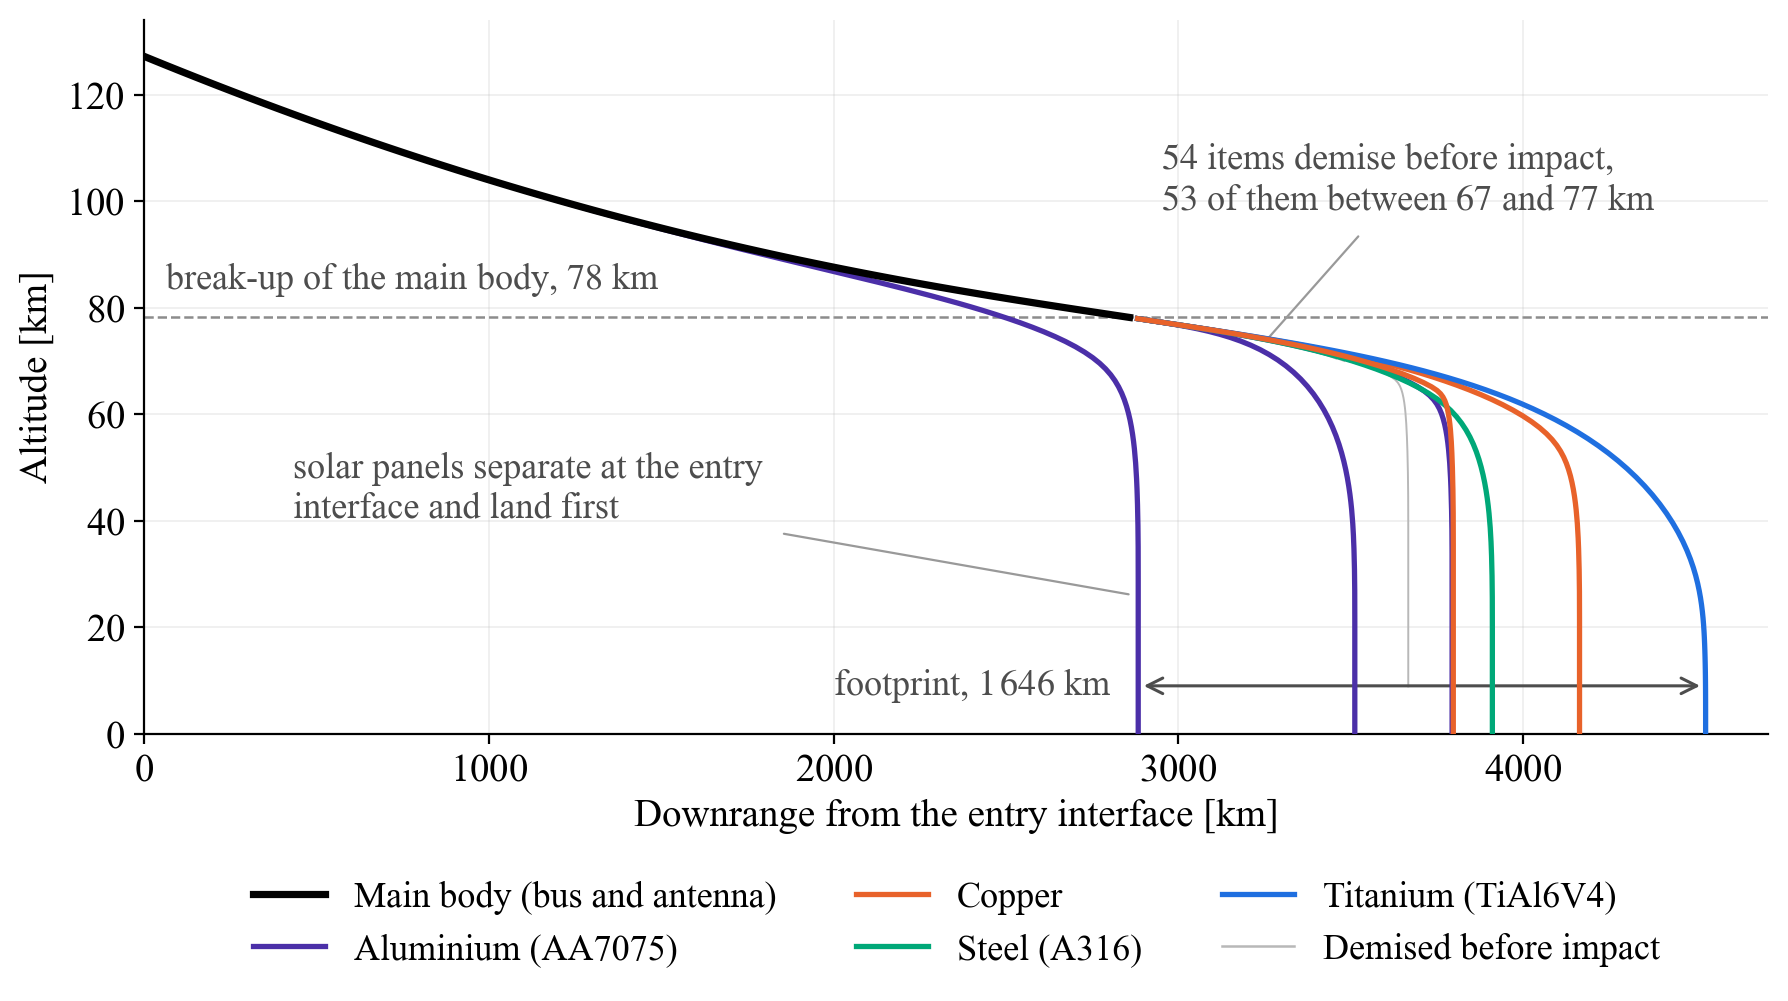

Reproduce this figure in Python.
#!/usr/bin/env python3
"""
Altitude versus downrange for the controlled re-entry of Melpomene (Scenario 2).

Everything plotted here is read from the DRAMA-SARA output file
"..._Altitude_vs__Downrange.html". No trajectory is recomputed.

Outputs footprint_controlled.pdf (vector, for LaTeX) and .png (for quick viewing).
"""

import json
import re

import matplotlib
matplotlib.use("Agg")
import matplotlib.pyplot as plt

# ----------------------------------------------------------------------------
# 0. Input file
# ----------------------------------------------------------------------------
SARA_HTML = "2026-08-29_16_55_45_default_Altitude_vs__Downrange.html"
MAIN_LABEL = r"Main body (bus and antenna)"

# ----------------------------------------------------------------------------
# 1. Fonts. Internal Matplotlib emulation using Times and STIX (math)
# ----------------------------------------------------------------------------
plt.rcParams.update({
    "text.usetex": False,                  # Disable external LaTeX dependency
    "font.family": "serif",                
    "font.serif": ["Times New Roman", "Times", "serif"], # Use Times font
    "mathtext.fontset": "stix",            # Math elements in STIX (matches Times)
    "axes.formatter.use_mathtext": True,   # Axis numbers use math font
    "axes.unicode_minus": False,           # Prevent minus sign errors
    "font.size": 14,                       # Larger base text size
    "axes.linewidth": 0.8
})

# ----------------------------------------------------------------------------
# 2. Which surviving object belongs to which material.
# ----------------------------------------------------------------------------
MATERIAL_OF = {
    "SP":      "Aluminium",
    "Antenna": "Aluminium",
    "PL3":     "Aluminium",
    "TCU":     "Copper",
    "RWL":     "Steel",
    "Batt":    "Copper",
    "Tank":    "Titanium",
}
STYLE = {
    "Titanium":  ("#1f6fe0", r"Titanium (TiAl6V4)"),
    "Copper":    ("#e8622a", r"Copper"),
    "Steel":     ("#00a878", r"Steel (A316)"),
    "Aluminium": ("#4b2fa8", r"Aluminium (AA7075)"),
}
GROUND = 0.5     # km, below this an object is taken as having reached the ground

def group_of(name):
    """Map an object name to the entry of MATERIAL_OF it belongs to."""
    for key in ("SP", "Antenna", "PL3", "TCU", "RWL", "Batt", "Tank"):
        if name.startswith(key):
            return key
    return None

# ----------------------------------------------------------------------------
# 3. Read the traces out of the DRAMA html
# ----------------------------------------------------------------------------
try:
    raw = open(SARA_HTML, encoding="utf8", errors="replace").read()
    data = json.loads(re.search(r"var plotly_data = (\{.*?\})\s*\n", raw, re.S).group(1))
except FileNotFoundError:
    print(f"Error: File '{SARA_HTML}' not found.")
    exit(1)

compound, survivors, demised = None, {}, []
for trace in data.get("data", []):
    name = trace.get("name", "")
    if trace.get("mode") != "lines" or len(trace.get("x", [])) < 2:
        continue
    x = [float(v) for v in trace["x"]]
    y = [float(v) for v in trace["y"]]
    if name.startswith("Compound_of"):
        if compound is None or len(x) > len(compound[0]):
            compound = (x, y)
        continue
    if y[-1] <= GROUND:
        survivors.setdefault(group_of(name), (x, y))
    else:
        demised.append((x, y))

x_bu, h_bu = compound[0][-1], compound[1][-1]
x_land = {k: v[0][-1] for k, v in survivors.items()}
x_first, x_last = min(x_land.values()), max(x_land.values())
footprint = x_last - x_first
h_dem = [y[-1] for _, y in demised]
n_dem, dem_lo, dem_hi = len(demised), min(h_dem), max(h_dem)

print(f"break-up at {x_bu:.0f} km, {h_bu:.1f} km altitude")
print(f"{len(survivors)} surviving groups, {n_dem} items demised "
      f"between {dem_lo:.0f} and {dem_hi:.0f} km")
print(f"footprint {footprint:.0f} km, from {x_first:.0f} to {x_last:.0f} km")

# ----------------------------------------------------------------------------
# 4. Figure
# ----------------------------------------------------------------------------
fig, ax = plt.subplots(figsize=(9.2, 5.3))

for x, y in demised:
    ax.plot(x, y, color="0.72", lw=0.7, zorder=2)
ax.plot([], [], color="0.72", lw=0.9, label=r"Demised before impact")

ax.axhline(h_bu, color="0.55", ls="--", lw=0.9, zorder=1)
ax.plot(*compound, color="black", lw=2.6, zorder=6, label=MAIN_LABEL)

drawn = set()
for key, (x, y) in survivors.items():
    if key is None:
        continue
    material = MATERIAL_OF[key]
    color, label = STYLE[material]
    ax.plot(x, y, color=color, lw=1.9, zorder=5,
            label=label if material not in drawn else None)
    drawn.add(material)

# --- annotations, all placed in empty regions of the plot --------------------
ax.text(60, h_bu + 3.5, rf"break-up of the main body, ${h_bu:.0f}$ km",
        fontsize=13, color="0.3", va="bottom")

n_high = sum(1 for h in h_dem if h >= 66)
ax.annotate(rf"${n_dem}$ items demise before impact," "\n"
            rf"${n_high}$ of them between ${min(h for h in h_dem if h >= 66):.0f}$ "
            rf"and ${dem_hi:.0f}$ km",
            xy=(3250, 73.5), xytext=(2950, 104), fontsize=13, color="0.3",
            ha="left", va="center",
            arrowprops=dict(arrowstyle="-", color="0.6", lw=0.8,
                            shrinkA=6, shrinkB=2))

ax.annotate(r"solar panels separate at the entry" "\n" r"interface and land first",
            xy=(x_first - 12, 26), xytext=(430, 46), fontsize=13, color="0.3",
            ha="left", va="center",
            arrowprops=dict(arrowstyle="-", color="0.6", lw=0.8,
                            shrinkA=6, shrinkB=2))

# --- Footprint annotation ---
ax.annotate("", xy=(x_first, 9), xytext=(x_last, 9),
            arrowprops=dict(arrowstyle="<->", color="0.3", lw=1.1))

_fp = f"{footprint:,.0f}".replace(",", r"\,")
ax.text(x_first - 80, 9, rf"footprint, ${_fp}$ km",
        ha="right", va="center", fontsize=13, color="0.3")

# -----------------------------------------------------------------------

ax.set_xlabel(r"Downrange from the entry interface [km]")
ax.set_ylabel(r"Altitude [km]")
ax.set_xlim(0, x_last * 1.04)
ax.set_ylim(0, 134)
ax.grid(alpha=0.22, lw=0.6)
for side in ("top", "right"):
    ax.spines[side].set_visible(False)

handles, labels = ax.get_legend_handles_labels()
order = [labels.index(MAIN_LABEL)] + \
        [i for i, l in enumerate(labels)
         if l not in (MAIN_LABEL, r"Demised before impact")] + \
        [labels.index(r"Demised before impact")]
        
ax.legend([handles[i] for i in order], [labels[i] for i in order],
          loc="upper center", bbox_to_anchor=(0.5, -0.16), ncol=3,
          frameon=False, fontsize=13, columnspacing=2.2)

fig.tight_layout()
fig.savefig("footprint_controlled.pdf", bbox_inches="tight")
fig.savefig("footprint_controlled.png", dpi=200, bbox_inches="tight")
print("Graphs generated.")
